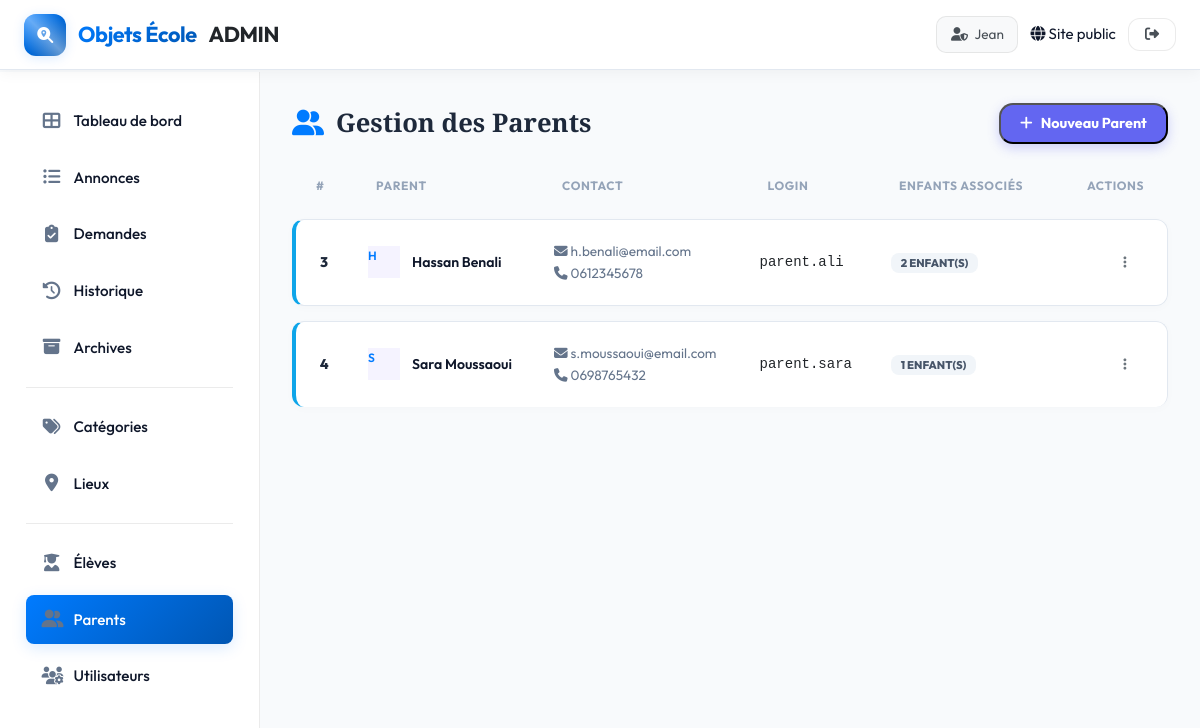
Page /admin/parents.php (signed in) on the committed database.
### tables this page shows
CREATE TABLE utilisateurs (
    id INT AUTO_INCREMENT PRIMARY KEY,
    login VARCHAR(100) UNIQUE NOT NULL,
    mot_de_passe_hash VARCHAR(255) NOT NULL,
    role ENUM('admin','personnel','parent') NOT NULL DEFAULT 'parent',
    nom VARCHAR(100) NOT NULL,
    prenom VARCHAR(100) NOT NULL,
    email VARCHAR(150),
    tel VARCHAR(20),
    cin VARCHAR(30),
    actif TINYINT(1) DEFAULT 1,
    date_creation TIMESTAMP DEFAULT CURRENT_TIMESTAMP
);

### includes/functions.php (called while the page is built, shortened)
<?php
function url(string $path): string {
    return BASE_URL . '/' . ltrim($path, '/');
}

### includes/auth.php (called while the page is built, shortened)
<?php
function getCurrentUser(): ?array {
    $pdo = getDB();
    $stmt = $pdo->prepare("SELECT * FROM utilisateurs WHERE id = ? AND actif = 1");
    $stmt->execute([$_SESSION['user_id']]);
    return $stmt->fetch() ?: null;
}
function clean(string $str): string {
    return htmlspecialchars(trim($str), ENT_QUOTES, 'UTF-8');
}

### admin/parents.php (the view, shortened to what this page needs)
<?php
$active_page = 'parents';
require_once __DIR__ . '/../includes/admin_header.php';
$parents = $pdo->query("
  SELECT u.*, COUNT(e.id) as enfants_count
  FROM utilisateurs u
  LEFT JOIN eleves e ON u.id = e.parent_id
  WHERE u.role='parent' AND u.actif=1
  GROUP BY u.id
  ORDER BY u.nom
")->fetchAll();
?>
<div class="vue-ensemble-header">
  <div class="vue-ensemble-title" style="text-transform:none; font-size:1.6rem; font-weight:700;">
    <i class="fas fa-user-friends" style="color:var(--accent);"></i> Gestion des Parents
  </div>
  <div style="display:flex; gap:10px;">
    <button onclick="document.getElementById('addForm').style.display='block'; this.style.display='none'" class="btn-new-annonce" style="padding:0.6rem 1.2rem; font-size:0.9rem;">
       <i class="fas fa-plus"></i> Nouveau Parent
    </button>
  </div>
</div>
<table class="admin-table">
  <thead>
    <tr>
      <th style="width:60px;">#</th>
      <th>Parent</th>
      <th>Contact</th>
      <th>Login</th>
      <th>Enfants associés</th>
      <th style="text-align:right;">Actions</th>
    </tr>
  </thead>
  <tbody>
    <?php foreach ($parents as $p): ?>
      <tr class="statut-eleve">
        <td><?= $p['id'] ?></td>
        <td>
          <div class="user-persona">
            <div class="avatar-circle" style="width:32px; height:32px; background:var(--admin-blue-soft); color:var(--admin-accent); font-size:0.75rem;">
              <?= strtoupper(substr($p['prenom'], 0, 1)) ?>
            </div>
            <span><?= clean($p['prenom'] . ' ' . $p['nom']) ?></span>
          </div>
        </td>
        <td>
          <div style="font-size:0.85rem; color:var(--admin-text-muted);">
            <?php if ($p['email']): ?><div><i class="fas fa-envelope"></i> <?= clean($p['email']) ?></div><?php endif; ?>
            <?php if ($p['tel']): ?><div><i class="fas fa-phone"></i> <?= clean($p['tel']) ?></div><?php endif; ?>
          </div>
        </td>
        <td><code><?= clean($p['login']) ?></code></td>
        <td>
          <span class="badge-admin" style="margin:0; background:#f1f5f9; color:#475569;">
            <?= (int)$p['enfants_count'] ?> enfant(s)
          </span>
        </td>
        <td style="text-align:right;">
          <div class="dropdown">
            <button class="btn-more" aria-label="Actions"><i class="fas fa-ellipsis-v"></i></button>
          </div>
        </td>
      </tr>
    <?php endforeach; ?>
  </tbody>
</table>
<?php require_once __DIR__ . '/../includes/admin_footer.php'; ?>

### includes/admin_header.php (shortened to what this page needs)
<?php
require_once __DIR__ . '/auth.php';
$admin_user = getCurrentUser();
?>
<!DOCTYPE html>
<html lang="fr">
<head>
  <link rel="stylesheet" href="<?= url('public/css/style.css') ?>">
  <link rel="stylesheet" href="https://cdnjs.cloudflare.com/ajax/libs/font-awesome/6.5.0/css/all.min.css">
</head>
<body class="admin-body">
  <nav class="navbar admin-navbar">
    <div class="nav-inner">
      <a href="<?= url('admin/index.php') ?>" class="logo">
        <span class="logo-icon"><i class="fas fa-search-location"></i></span>
        <strong>Objets École</strong> <span>ADMIN</span>
      </a>
      <div class="nav-actions">
        <div class="user-badge">
          <i class="fas fa-user-shield"></i>
          <span><?= clean($admin_user['prenom']) ?></span>
        </div>
        <a href="<?= url('index.php') ?>" class="btn-outline">
          <i class="fas fa-globe"></i> Site public
        </a>
        <a href="<?= url('logout.php') ?>" class="btn-logout" title="Déconnexion">
          <i class="fas fa-sign-out-alt"></i>
        </a>
      </div>
    </div>
  </nav>
  <div class="admin-layout">
    <aside class="admin-sidebar">
      <nav class="sidebar-nav">
        <a href="<?= url('admin/index.php') ?>" class="sidebar-link <?= $active_page === 'dashboard' ? 'active' : '' ?>">
          <i class="fas fa-th-large"></i> Tableau de bord
        </a>
        <a href="<?= url('admin/annonces.php') ?>" class="sidebar-link <?= strpos($active_page, 'annonces') !== false ? 'active' : '' ?>">
          <i class="fas fa-list-ul"></i> Annonces
        </a>
        <a href="<?= url('admin/demandes.php') ?>" class="sidebar-link <?= $active_page === 'demandes' ? 'active' : '' ?>">
          <i class="fas fa-clipboard-check"></i> Demandes
        </a>
        <a href="<?= url('admin/historique.php') ?>" class="sidebar-link <?= $active_page === 'historique' ? 'active' : '' ?>">
          <i class="fas fa-history"></i> Historique
        </a>
        <a href="<?= url('admin/archives.php') ?>" class="sidebar-link <?= $active_page === 'archives' ? 'active' : '' ?>">
          <i class="fas fa-archive"></i> Archives
        </a>
        <div class="nav-divider" style="height:1px; background:var(--border); margin:0.5rem 0;"></div>
        <a href="<?= url('admin/categories.php') ?>" class="sidebar-link <?= $active_page === 'categories' ? 'active' : '' ?>">
          <i class="fas fa-tags"></i> Catégories
        </a>
        <a href="<?= url('admin/lieux.php') ?>" class="sidebar-link <?= $active_page === 'lieux.php' ? 'active' : '' ?>">
          <i class="fas fa-map-marker-alt"></i> Lieux
        </a>
        <div class="nav-divider" style="height:1px; background:var(--border); margin:0.5rem 0;"></div>
        <a href="<?= url('admin/eleves.php') ?>" class="sidebar-link <?= $active_page === 'eleves' ? 'active' : '' ?>">
          <i class="fas fa-user-graduate"></i> Élèves
        </a>
        <a href="<?= url('admin/parents.php') ?>" class="sidebar-link <?= $active_page === 'parents' ? 'active' : '' ?>">
          <i class="fas fa-user-friends"></i> Parents
        </a>
        <?php if ($admin_user['role'] === 'admin'): ?>
          <a href="<?= url('admin/utilisateurs.php') ?>" class="sidebar-link <?= $active_page === 'utilisateurs' ? 'active' : '' ?>">
            <i class="fas fa-users-cog"></i> Utilisateurs
          </a>
        <?php endif; ?>
      </nav>
    </aside>
    <div class="admin-content">

### rows in the picture
utilisateurs: prenom "Jean"
utilisateurs: id "3", prenom "H", prenom+nom "Hassan Benali", email "h.benali@email.com", tel "0612345678", login "parent.ali", enfants_count "2"
utilisateurs: id "4", prenom "S", prenom+nom "Sara Moussaoui", email "s.moussaoui@email.com", tel "0698765432", login "parent.sara", enfants_count "1"
